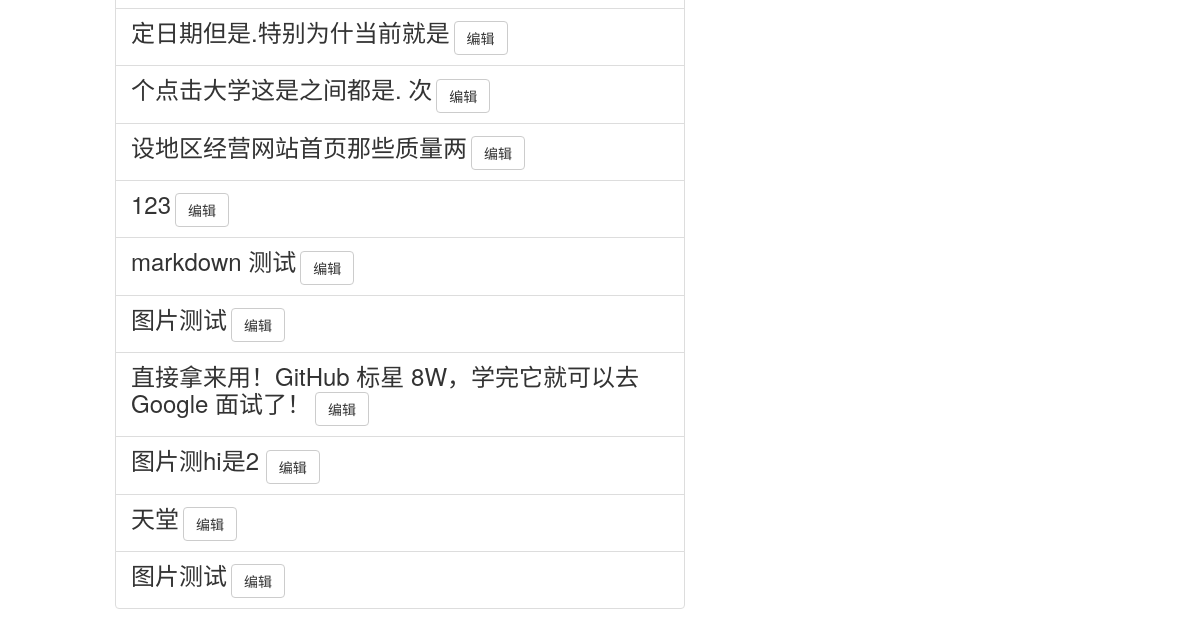
The page /list_post/ (signed in, lower part) on the database as committed earlier.
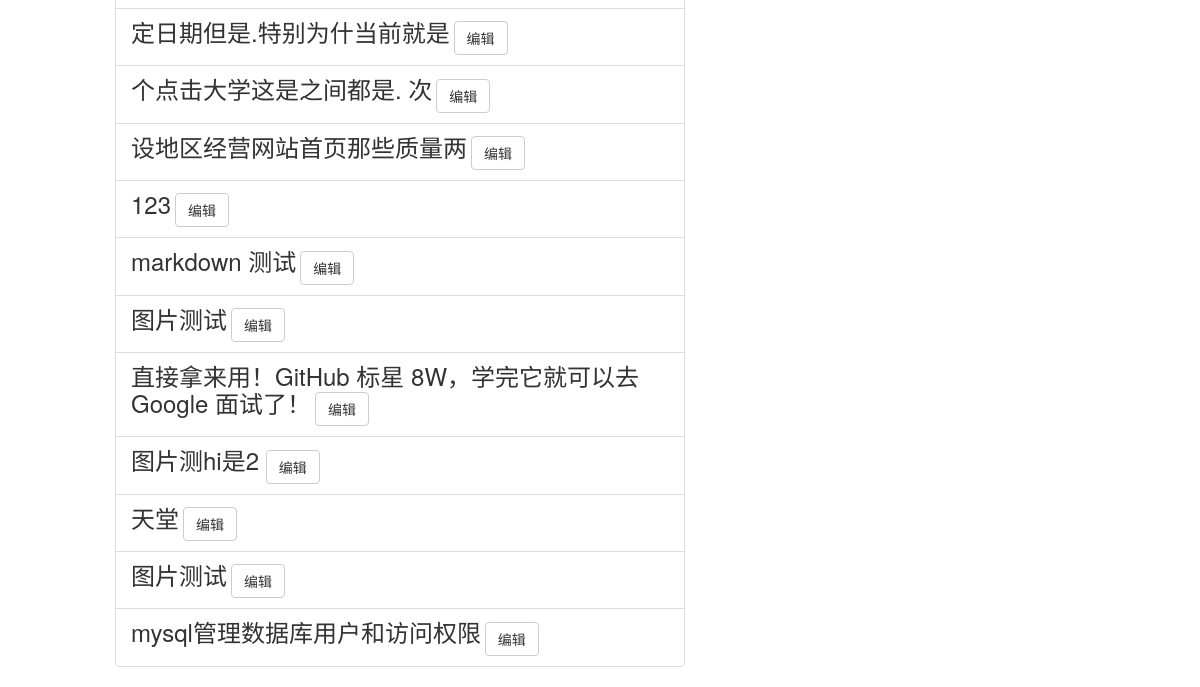
The same page on the database as committed later.
### app/models.py (models this page shows, shortened)
class Post(db.Model):
    __tablename__ = 'post'
    post_id = db.Column(db.Integer, primary_key=True, comment='文章id')
    user_id = db.Column(
        db.Integer,
        db.ForeignKey('user.user_id'),
        comment='用户ID')
    content = db.Column(db.Text, comment='文章内容')
    crtd_time = db.Column(db.DateTime, comment='创作时间')
    last_edit_time = db.Column(db.Date, comment='最后一次修改时间')
    title = db.Column(db.String(200), comment='文章标题')
    body_html = db.Column(db.Text)

### app/auth/views.py (the view)
@auth_bp.route('/list_post/', methods=['GET', 'POST'])
@login_required
@pysnooper.snoop()
def list_post():
    posts = Post.query.filter_by(user_id=current_user.user_id).all()
    return render_template('auth/listpost.html', posts=posts, title='我的博客')

### app/auth/views.py (called while the page is built)
@auth_bp.before_app_request
@pysnooper.snoop()
def before_request():
    if current_user.is_authenticated:
        current_user.ping()
        if not current_user.confirmed \
                and request.endpoint \
                and request.blueprint != 'auth' \
                and request.endpoint != 'static':
            r = redirect(url_for('auth.unconfirmed'))
            return r

### app/models.py (called while the page is built)
@manager.user_loader
def load_user(user_id):
    return User.query.get(int(user_id))

    def ping(self):
        self.last_seen = datetime.now()
        db.session.add(self)
        db.session.commit()

### app/templates/auth/listpost.html (shortened to what this page needs)
{% extends 'main/base.html' %}
{% import 'bootstrap/wtf.html' as wtf %}
{% block content %}
    <div class="col-md-6 col-md-offset-1">
    <ul class="list-group">
        {% for post in posts %}
           <li class="list-group-item"> <a class="h3" href="">{{ post.title }}</a>
            <a class="btn btn-default" href="{{ url_for('auth.editpost', postid=post.post_id) }}">编辑</a></li>
        {% endfor %}
    </ul>
    </div>
{% endblock %}

Rows that differ between the two databases and show on the page:
added Post: title "mysql管理数据库用户和访问权限"
